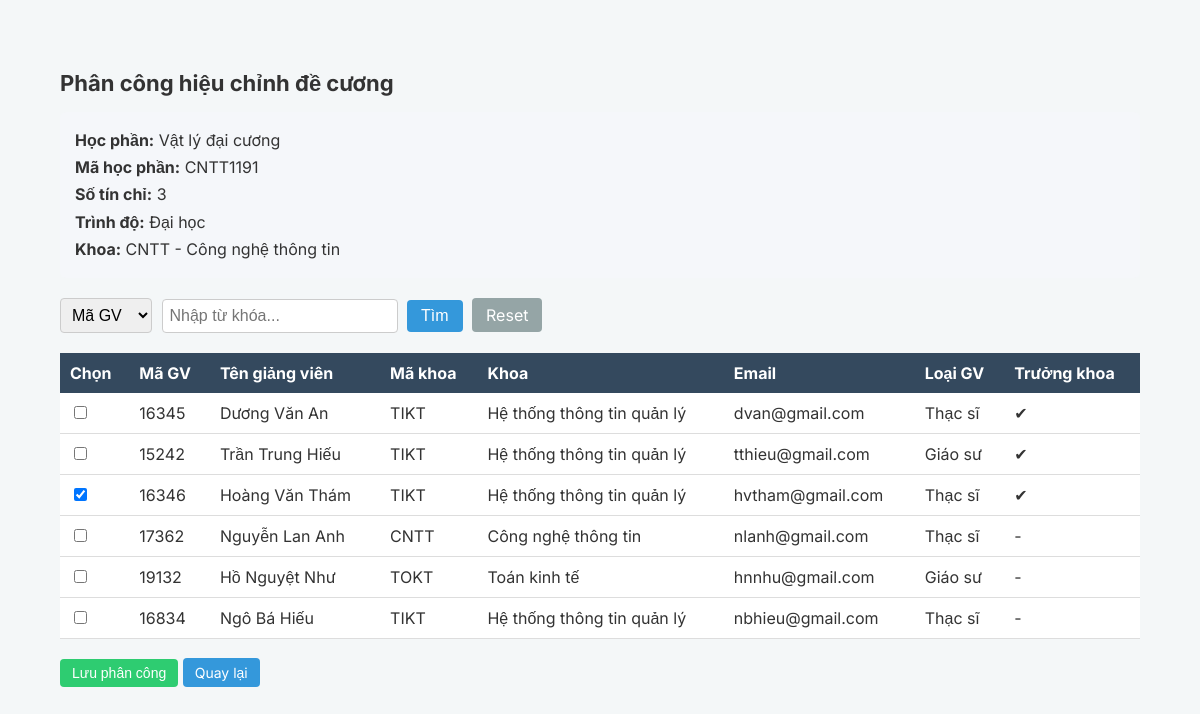
Page /adminKhoa_hocphan_authorize/CNTT1191 on the committed database.
### tables this page shows
CREATE TABLE "HocPhan" (
	"MaHP"	CHAR(10) NOT NULL,
	"TenHP"	NVARCHAR(100) NOT NULL,
	"SoTC"	INTEGER,
	"TrinhDo"	NVARCHAR(20),
	"MaDV"	CHAR(4),
	PRIMARY KEY("MaHP"),
	FOREIGN KEY("MaDV") REFERENCES "DonVi"("MaDV")
);

CREATE TABLE "DonVi" (
	"MaDV"	CHAR(4),
	"TenDV"	NVARCHAR(100) NOT NULL,
	PRIMARY KEY("MaDV")
);

CREATE TABLE "CanBo" (
	"MaQL"	CHAR(5) NOT NULL,
	"SoHieu"	CHAR(20),
	"TenGV"	NVARCHAR(100) NOT NULL,
	"MaDV"	CHAR(4),
	"LoaiGV"	NVARCHAR(20),
	"Email"	NVARCHAR(100),
	"LaTruongKhoa"	INTEGER DEFAULT 0,
	PRIMARY KEY("MaQL"),
	FOREIGN KEY("MaDV") REFERENCES "DonVi"("MaDV")
);

### adminKhoa.py (the view)
@app.route("/adminKhoa_hocphan_authorize/<MaHP>")
def adminKhoa_hocphan_authorize(MaHP):
    keyword = request.args.get("keyword")
    type_search = request.args.get("type")
    conn = get_db()
    cursor = conn.cursor()
    cursor.execute("""
        SELECT HocPhan.*, DonVi.TenDV
        FROM HocPhan
        LEFT JOIN DonVi ON HocPhan.MaDV = DonVi.MaDV
        WHERE HocPhan.MaHP=?
    """,(MaHP,))
    hocphan = cursor.fetchone()
    query = """
    SELECT CanBo.MaQL,
           CanBo.TenGV,
           CanBo.MaDV,
           CanBo.Email,
           CanBo.LoaiGV,
           CanBo.LaTruongKhoa,
           DonVi.TenDV
    FROM CanBo
    LEFT JOIN DonVi ON CanBo.MaDV = DonVi.MaDV
    WHERE 1=1
    """
    params = []
    if keyword and type_search:
        if type_search == "TenDV":
            query += " AND DonVi.TenDV LIKE ?"
        else:
            query += f" AND CanBo.{type_search} LIKE ?"
        params.append("%" + keyword + "%")
    cursor.execute(query, params)
    dsCanBo = cursor.fetchall()
    cursor.execute("""
        SELECT MaGV
        FROM PhanCongHC
        WHERE MaHP=?
    """,(MaHP,))
    dsDaChon = [x["MaGV"] for x in cursor.fetchall()]
    conn.close()
    return render_template(
        "adminKhoa_hocphan_authorize.html",
        hocphan=hocphan,
        dsCanBo=dsCanBo,
        dsDaChon=dsDaChon,
        keyword=keyword,
        type_search=type_search
    )

### main.py (called while the page is built)
def get_db():
    conn = sqlite3.connect(DB)
    conn.row_factory = sqlite3.Row
    return conn

@app.before_request
def update_truong_khoa():
    if 'current_user' in session:
        user = session['current_user']
        if user["MaGV"] is not None:
            obj_CanBo = get_obj_CanBo(user["MaGV"])
            session['current_user']["LaTruongKhoa"] = obj_CanBo[6]
        else:
            session['current_user']["LaTruongKhoa"] = 0
        session.modified = True

### templates/adminKhoa_hocphan_authorize.html (shortened to what this page needs)
{% extends "base.html" %} {% block content %}
<div class="dashboard-container">
  <div class="dashboard-title">Phân công hiệu chỉnh đề cương</div>
  <div class="hocphan-info">
    <b>Học phần:</b> {{ hocphan.TenHP }} <br />
    <b>Mã học phần:</b> {{ hocphan.MaHP }} <br />
    <b>Số tín chỉ:</b> {{ hocphan.SoTC }} <br />
    <b>Trình độ:</b> {{ hocphan.TrinhDo }} <br />
    <b>Khoa:</b> {{ hocphan.MaDV }} - {{ hocphan.TenDV }}
  </div>
  <form
    method="GET"
    action="/adminKhoa_hocphan_authorize/{{ hocphan.MaHP }}"
    class="search-box"
  >
    <select name="type" class="search-select">
      <option value="MaQL" {% if type_search =="MaQL" %}selected{% endif %}>Mã GV</option>
    </select>
    <input
      type="text"
      name="keyword"
      placeholder="Nhập từ khóa..."
      class="search-input"
      value="{{ keyword or '' }}"
    />
    <button type="submit" class="btn-search">Tìm</button>
    <a href="/adminKhoa_hocphan_authorize/{{ hocphan.MaHP }}" class="btn-reset">
      Reset
    </a>
  </form>
  <form method="POST" action="/adminKhoa_hocphan_authorize_save">
    <table class="dashboard-table">
      <thead>
        <tr>
          <th>Chọn</th>
          <th>Mã GV</th>
          <th>Tên giảng viên</th>
          <th>Mã khoa</th>
          <th>Khoa</th>
          <th>Email</th>
          <th>Loại GV</th>
          <th>Trưởng khoa</th>
        </tr>
      </thead>
      <tbody>
        {% for gv in dsCanBo %}
        <tr>
          <td>
            <input
              type="checkbox"
              name="MaGV[]"
              value="{{ gv.MaQL }}"
              {%
              if
              gv.MaQL
              in
              dsDaChon
              %}checked{%
              endif
              %}
            />
          </td>
          <td>{{ gv.MaQL }}</td>
          <td>{{ gv.TenGV }}</td>
          <td>{{ gv.MaDV }}</td>
          <td>{{ gv.TenDV }}</td>
          <td>{{ gv.Email }}</td>
          <td>{{ gv.LoaiGV }}</td>
          <td>{% if gv.LaTruongKhoa == 1 %} ✔ {% else %} - {% endif %}</td>
        </tr>
        {% endfor %}
      </tbody>
    </table>
    <br />
    <button type="submit" class="btn-action btn-save">Lưu phân công</button>
    <a class="btn-action btn-edit" href="/adminKhoa_hocphan_dashboard">
      Quay lại
    </a>
  </form>
</div>
{% endblock %}

### static/styles_topmenu.css (style rules this page uses)
body { margin:0; font-family:Arial; }

### static/styles_admin.css (style rules this page uses)
.btn-save { padding: 6px 14px; background: #3498db; color: white; border: none; border-radius: 4px; cursor: pointer; }
.search-box { margin-bottom: 20px; }
.search-box input { font-size: 16px; padding: 7px; border: 1px solid #ccc; border-radius: 4px; width: 220px; margin-right: 5px; }
.search-box .btn-reset { font-size: 16px; padding: 7px 14px; background: #95a5a6; color: white; text-decoration: none; border-radius: 4px; margin-left: 5px; }

### static/styles_khoa.css (style rules this page uses)
.dashboard-container { width: 90%; margin: auto; margin-top: 30px; }
.dashboard-title { font-size: 22px; font-weight: bold; margin-bottom: 15px; }
.dashboard-table { width: 100%; border-collapse: collapse; background: white; }
.dashboard-table th { background: #34495e; color: white; padding: 10px; text-align: left; }
.dashboard-table td { padding: 10px; border-bottom: 1px solid #ddd; }
.btn-action { padding: 6px 12px; border-radius: 4px; text-decoration: none; color: white; font-size: 14px; }
.btn-edit { background: #3498db; }
.btn-save { background: #2ecc71; }
.hocphan-info { background: #f5f7fa; padding: 15px; border-radius: 6px; margin-bottom: 20px; line-height: 1.7; }
.search-box { margin-bottom: 20px; }
.search-select { font-size: 16px; padding: 7px; border: 1px solid #ccc; border-radius: 4px; margin-right: 5px; }
.search-input { font-size: 16px; padding: 7px; border: 1px solid #ccc; border-radius: 4px; width: 220px; margin-right: 5px; }
.btn-search { font-size: 16px; padding: 7px 14px; background: #3498db; color: white; border: none; border-radius: 4px; cursor: pointer; }
.btn-reset { font-size: 16px; padding: 7px 14px; background: #95a5a6; color: white; text-decoration: none; border-radius: 4px; margin-left: 5px; }

### static/styles_home.css (style rules this page uses)
body { background-color: #f4f7f8; font-family: 'Inter', sans-serif; color: #333; }
.dashboard-container { max-width: 1100px; margin: 50px auto; padding: 20px; }

### rows in the picture
HocPhan: TenHP "Vật lý đại cương", MaHP "CNTT1191", SoTC "3", TrinhDo "Đại học", MaDV "CNTT"
DonVi: TenDV "Công nghệ thông tin"
CanBo: MaQL "16345", TenGV "Dương Văn An", MaDV "TIKT", TenDV "Hệ thống thông tin quản lý", Email "dvan@gmail.com", LoaiGV "Thạc sĩ"
CanBo: MaQL "15242", TenGV "Trần Trung Hiếu", MaDV "TIKT", TenDV "Hệ thống thông tin quản lý", Email "tthieu@gmail.com", LoaiGV "Giáo sư"
CanBo: MaQL "☑", MaQL "16346", TenGV "Hoàng Văn Thám", MaDV "TIKT", TenDV "Hệ thống thông tin quản lý", Email "hvtham@gmail.com", LoaiGV "Thạc sĩ"
CanBo: MaQL "17362", TenGV "Nguyễn Lan Anh", MaDV "CNTT", TenDV "Công nghệ thông tin", Email "nlanh@gmail.com", LoaiGV "Thạc sĩ"
CanBo: MaQL "19132", TenGV "Hồ Nguyệt Như", MaDV "TOKT", TenDV "Toán kinh tế", Email "hnnhu@gmail.com", LoaiGV "Giáo sư"
CanBo: MaQL "16834", TenGV "Ngô Bá Hiếu", MaDV "TIKT", TenDV "Hệ thống thông tin quản lý", Email "nbhieu@gmail.com", LoaiGV "Thạc sĩ"
